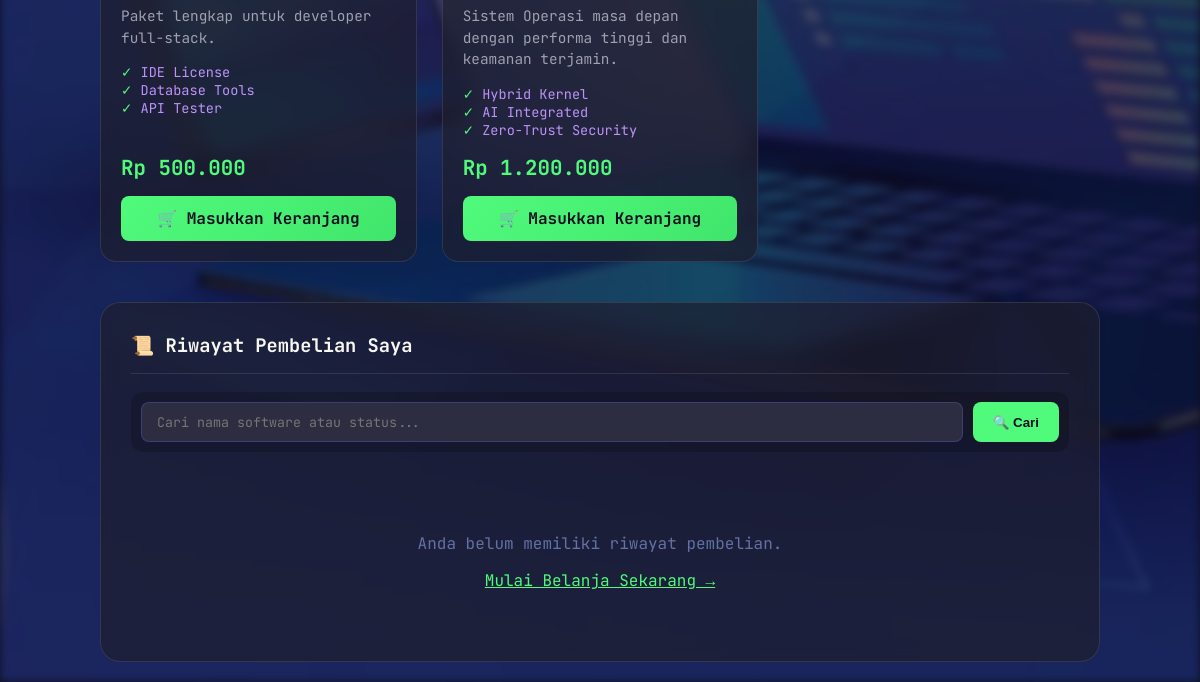
Before: /dashboardCustomer.php (signed in, lower part) with the older database file.
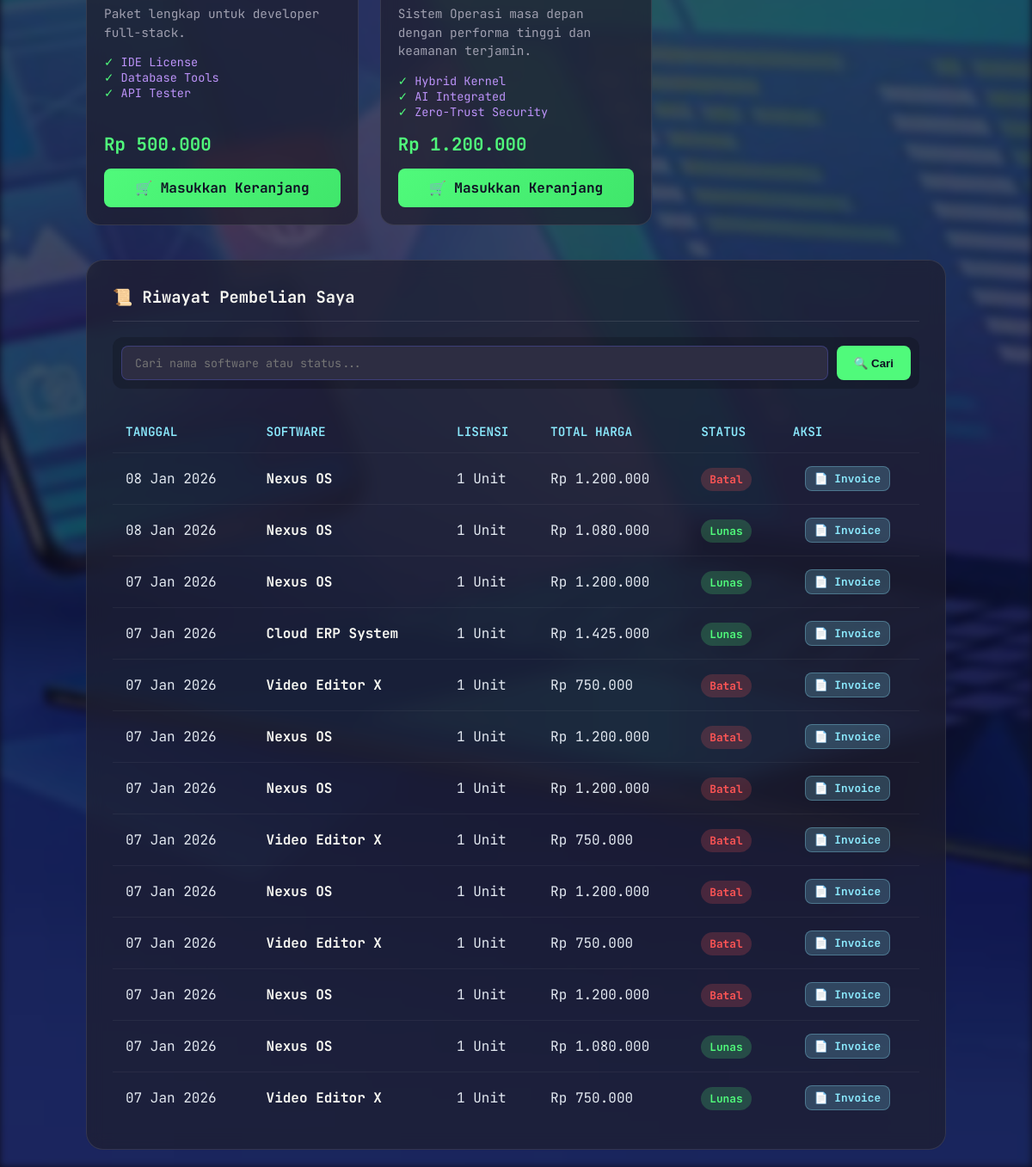
After: the same page with the newer database file.
### tables this page shows
CREATE TABLE `table_penjualan` (
  `id` int(11) NOT NULL,
  `username` varchar(50) DEFAULT NULL,
  `nama_pembeli` varchar(100) DEFAULT NULL,
  `jumlah_lisensi` int(11) DEFAULT NULL,
  `nama_software` varchar(100) DEFAULT NULL,
  `tanggal_transaksi` date DEFAULT NULL,
  `harga` decimal(15,2) DEFAULT NULL,
  `alamat` text DEFAULT NULL,
  `metode_pembayaran` varchar(50) DEFAULT NULL,
  `no_hp` varchar(20) DEFAULT NULL,
  `tipe_lisensi` varchar(50) DEFAULT NULL,
  `status_pembayaran` enum('Lunas','Pending','Batal') DEFAULT NULL,
  `fitur_tambahan` text DEFAULT NULL,
  `email` varchar(100) DEFAULT NULL,
  `bukti_pembayaran` varchar(255) DEFAULT NULL,
  `profile_picture` varchar(255) DEFAULT NULL
);

### dashboardCustomer.php (the view, shortened to what this page needs)
<?php
require "koneksi.php";
require_once "data_produk.php";
$username = $_SESSION['username'];
$search = isset($_GET['search']) ? trim($_GET['search']) : '';
$sql_history = "SELECT * FROM table_penjualan WHERE username=? AND nama_software != '-' ORDER BY tanggal_transaksi DESC";
$params = [$username];
$types = "s";
$stmt_history = $conn->prepare($sql_history);
$stmt_history->bind_param($types, ...$params);
$stmt_history->execute();
$result = $stmt_history->get_result();
?>
<!DOCTYPE html>
<html lang="id">
<head>
</head>
<body>
    <div class="container main-content">
        <div id="products">
            <div class="products-grid">
                <?php foreach ($products as $p): ?>
                    <div class="product-card">
                        <div class="product-desc"><?= $p['desc'] ?></div>
                        <ul class="product-features">
                            <?php foreach ($p['features'] as $f): ?>
                                <li><?= $f ?></li>
                            <?php endforeach; ?>
                        </ul>
                        <div class="product-price">Rp <?= number_format($p['price'], 0, ',', '.') ?></div>
                        <a href="tambah_keranjang.php?software=<?= urlencode($p['name']) ?>&price=<?= $p['price'] ?>&redirect=dashboard" class="btn-buy-now">🛒 Masukkan Keranjang</a>
                    </div>
                <?php endforeach; ?>
            </div>
        </div>
        <div class="history-section">
            <h3>📜 Riwayat Pembelian Saya</h3>
            <div class="search-wrapper">
                <form action="" method="GET">
                    <input type="text" name="search" placeholder="Cari nama software atau status..." value="<?= htmlspecialchars($search) ?>">
                    <button type="submit">🔍 Cari</button>
                </form>
            </div>
            <?php if ($result->num_rows > 0): ?>
            <table>
                <thead>
                    <tr>
                        <th>Tanggal</th>
                        <th>Software</th>
                        <th>Lisensi</th>
                        <th>Total Harga</th>
                        <th>Status</th>
                        <th>Aksi</th>
                    </tr>
                </thead>
                <tbody>
                    <?php while($row = $result->fetch_assoc()): ?>
                    <tr>
                        <td><?= date('d M Y', strtotime($row['tanggal_transaksi'])) ?></td>
                        <td style="color: #f8f8f2; font-weight: bold;"><?= htmlspecialchars($row['nama_software']) ?></td>
                        <td><?= $row['jumlah_lisensi'] ?> Unit</td>
                        <td>Rp <?= number_format($row['harga'], 0, ',', '.') ?></td>
                        <td>
                            <span class="status-badge status-<?= strtolower($row['status_pembayaran']) ?>">
                                <?= $row['status_pembayaran'] ?>
                            </span>
                        </td>
                        <td style="text-align: center; white-space: nowrap;">
                            <a href="cetak_invoice.php?id=<?= $row['id'] ?>" target="_blank" class="btn-invoice">📄 Invoice</a>
                        </td>
                    </tr>
                    <?php endwhile; ?>
                </tbody>
            </table>
            <?php else: ?>
                <div class="empty-state">
                    <?php if ($search): ?>
                        <p>Tidak ada riwayat pembelian yang cocok dengan "<?= htmlspecialchars($search) ?>".</p>
                        <a href="dashboardCustomer.php" style="color: #ffb86c;">Tampilkan Semua Riwayat</a>
                    <?php else: ?>
                        <p>Anda belum memiliki riwayat pembelian.</p>
                        <a href="#products" style="color: #50fa7b;">Mulai Belanja Sekarang &rarr;</a>
                    <?php endif; ?>
                </div>
            <?php endif; ?>
        </div>
    </div>
</body>
</html>

Changed rows visible on the page:
added table_penjualan: tanggal_transaksi "08 Jan 2026", nama_software "Nexus OS", jumlah_lisensi "1", harga "1.200.000", status_pembayaran "Batal"
added table_penjualan: tanggal_transaksi "08 Jan 2026", nama_software "Nexus OS", jumlah_lisensi "1", harga "1.080.000", status_pembayaran "Lunas"
added table_penjualan: tanggal_transaksi "07 Jan 2026", nama_software "Nexus OS", jumlah_lisensi "1", harga "1.200.000", status_pembayaran "Lunas"
added table_penjualan: tanggal_transaksi "07 Jan 2026", nama_software "Cloud ERP System", jumlah_lisensi "1", harga "1.425.000", status_pembayaran "Lunas"
added table_penjualan: tanggal_transaksi "07 Jan 2026", nama_software "Video Editor X", jumlah_lisensi "1", harga "750.000", status_pembayaran "Batal"
added table_penjualan: tanggal_transaksi "07 Jan 2026", nama_software "Nexus OS", jumlah_lisensi "1", harga "1.200.000", status_pembayaran "Batal"
added table_penjualan: tanggal_transaksi "07 Jan 2026", nama_software "Nexus OS", jumlah_lisensi "1", harga "1.200.000", status_pembayaran "Batal"
added table_penjualan: tanggal_transaksi "07 Jan 2026", nama_software "Video Editor X", jumlah_lisensi "1", harga "750.000", status_pembayaran "Batal"
added table_penjualan: tanggal_transaksi "07 Jan 2026", nama_software "Nexus OS", jumlah_lisensi "1", harga "1.200.000", status_pembayaran "Batal"
added table_penjualan: tanggal_transaksi "07 Jan 2026", nama_software "Video Editor X", jumlah_lisensi "1", harga "750.000", status_pembayaran "Batal"
added table_penjualan: tanggal_transaksi "07 Jan 2026", nama_software "Nexus OS", jumlah_lisensi "1", harga "1.200.000", status_pembayaran "Batal"
added table_penjualan: tanggal_transaksi "07 Jan 2026", nama_software "Nexus OS", jumlah_lisensi "1", harga "1.080.000", status_pembayaran "Lunas"
added table_penjualan: tanggal_transaksi "07 Jan 2026", nama_software "Video Editor X", jumlah_lisensi "1", harga "750.000", status_pembayaran "Lunas"
Other visible differences:
text no longer shown: "Anda belum memiliki riwayat pembelian. Mulai Belanja Sekarang →"
text now shown: "TANGGAL SOFTWARE LISENSI TOTAL HARGA STATUS AKSI"
